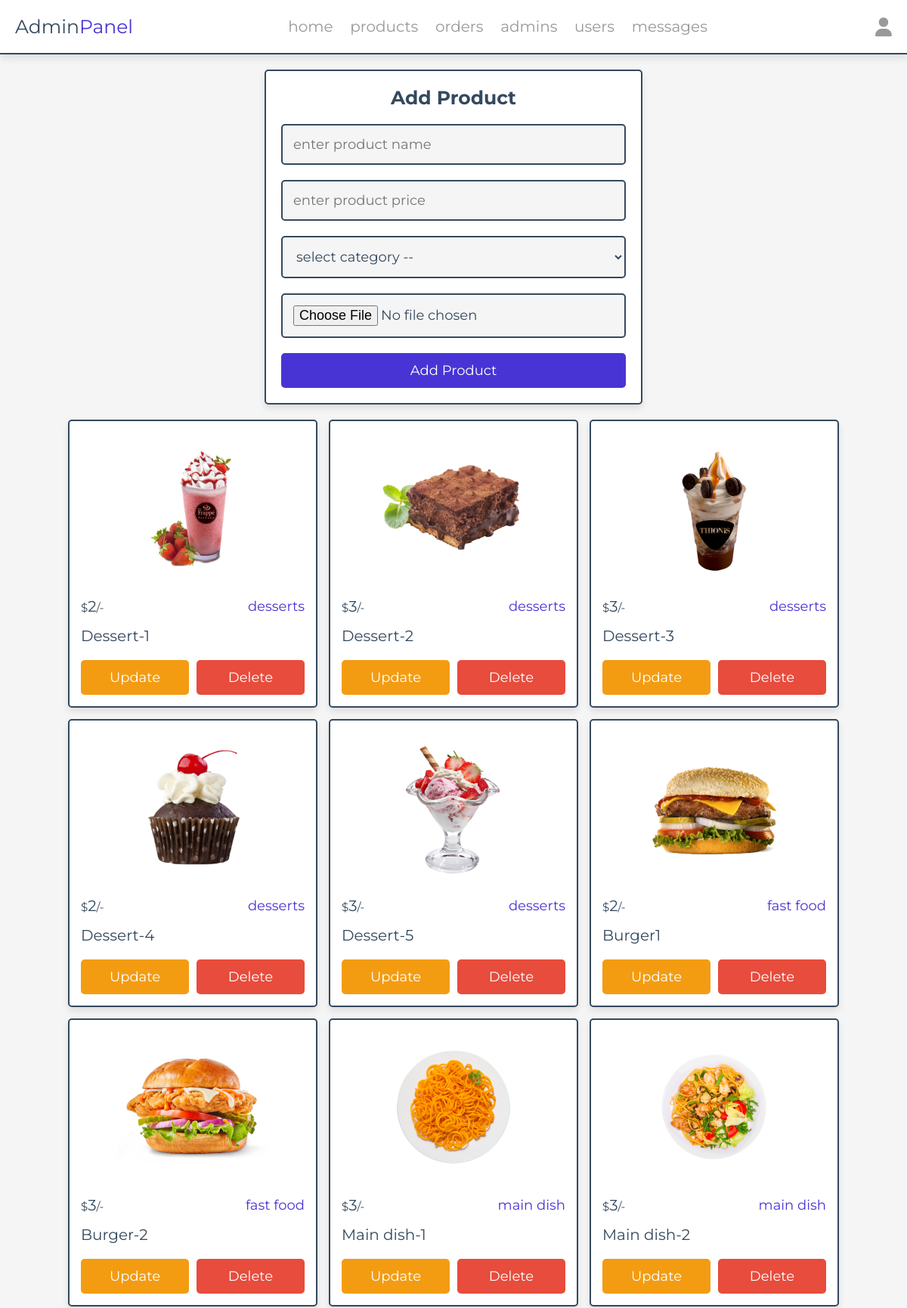
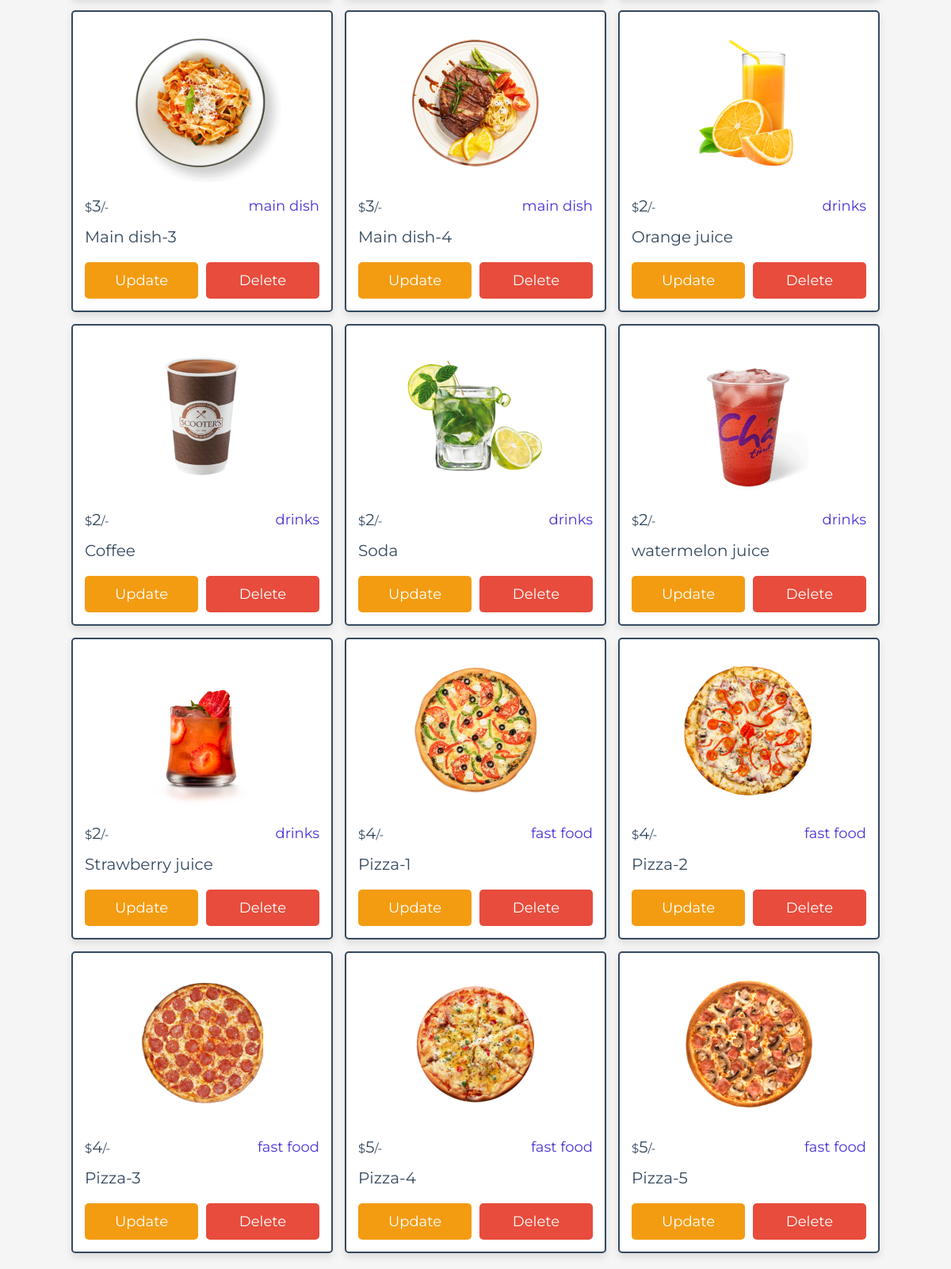
The app's page /admin/products.php (signed in) with its own data (2 pictures, top to bottom).
### tables this page shows
CREATE TABLE `products` (
  `id` int(100) NOT NULL,
  `name` varchar(100) NOT NULL,
  `category` varchar(100) NOT NULL,
  `price` int(10) NOT NULL,
  `image` varchar(100) NOT NULL
);

### admin/products.php (the view, shortened to what this page needs)
<?php
include '../components/connect.php';
?>
<!DOCTYPE html>
<html lang="en">
<head>
   <link rel="stylesheet" href="https://cdnjs.cloudflare.com/ajax/libs/font-awesome/6.1.1/css/all.min.css">
   <link rel="stylesheet" href="../css/admin_style.css">
</head>
<body>
<?php include '../components/admin_header.php' ?>
<section class="add-products">
   <form action="" method="POST" enctype="multipart/form-data">
      <h3>add product</h3>
      <input type="text" required placeholder="enter product name" name="name" maxlength="100" class="box">
      <input type="number" min="0" max="9999999999" required placeholder="enter product price" name="price" onkeypress="if(this.value.length == 10) return false;" class="box">
      <select name="category" class="box" required>
         <option value="" disabled selected>select category --</option>
      </select>
      <input type="file" name="image" class="box" accept="image/jpg, image/jpeg, image/png, image/webp" required>
      <input type="submit" value="add product" name="add_product" class="btn">
   </form>
</section>
<section class="show-products" style="padding-top: 0;">
   <div class="box-container">
   <?php
      $show_products = $conn->prepare("SELECT * FROM `products`");
      $show_products->execute();
      if($show_products->rowCount() > 0){
         while($fetch_products = $show_products->fetch(PDO::FETCH_ASSOC)){
   ?>
   <div class="box">
      <img src="../uploaded_img/<?= $fetch_products['image']; ?>" alt="">
      <div class="flex">
         <div class="price"><span>$</span><?= $fetch_products['price']; ?><span>/-</span></div>
         <div class="category"><?= $fetch_products['category']; ?></div>
      </div>
      <div class="name"><?= $fetch_products['name']; ?></div>
      <div class="flex-btn">
         <a href="update_product.php?update=<?= $fetch_products['id']; ?>" class="option-btn">update</a>
         <a href="products.php?delete=<?= $fetch_products['id']; ?>" class="delete-btn" onclick="return confirm('delete this product?');">delete</a>
      </div>
   </div>
   <?php
         }
      }else{
         echo '<p class="empty">no products added yet!</p>';
      }
   ?>
   </div>
</section>
</body>
</html>

### css/admin_style.css (style rules this page uses)
:root { --main-color:#4834d4; --red:#e74c3c; --orange:#f39c12; --black:#34495e; --white:#fff; --light-bg:#f5f5f5; --light-color:#999; --border:.2rem solid var(--black); --box-shadow:0 .5rem 1rem rgba(0,0,0,.1); }
* { font-family: 'Montserrat', sans-serif; margin:0; padding:0; box-sizing: border-box; text-decoration: none; outline: none; border:none; }
html { font-size: 62.5%; overflow-x: hidden; }
body { background-color: var(--light-bg); }
section { max-width: 1200px; margin:0 auto; padding:2rem; }
.btn, .delete-btn, .option-btn { display: block; margin-top: 1rem; border-radius: .5rem; cursor: pointer; width: 100%; font-size: 1.8rem; color:var(--white); padding:1.2rem 3rem; text-transform: capitalize; text-align: center; }
.btn { background-color: var(--main-color); }
.delete-btn { background-color: var(--red); }
.option-btn { background-color: var(--orange); }
.flex-btn { display: flex; gap:1rem; }
.add-products form { margin:0 auto; max-width: 50rem; background-color: var(--white); border-radius: .5rem; box-shadow: var(--box-shadow); border:var(--border); padding:2rem; text-align: center; }
.add-products form h3 { margin-bottom: 1rem; font-size: 2.5rem; color:var(--black); text-transform: capitalize; }
.add-products form .box { background-color: var(--light-bg); border:var(--border); width: 100%; padding:1.4rem; font-size: 1.8rem; color:var(--black); border-radius: .5rem; margin: 1rem 0; }
.show-products .box-container { display: grid; grid-template-columns: repeat(auto-fit, 33rem); gap:1.5rem; justify-content: center; align-items: flex-start; }
.show-products .box-container .box { background-color: var(--white); border-radius: .5rem; box-shadow: var(--box-shadow); border:var(--border); padding:1.5rem; }
.show-products .box-container .box img { width: 100%; height: 20rem; object-fit: contain; margin-bottom: 1rem; }
.show-products .box-container .box .name { font-size: 2rem; color:var(--black); padding:1rem 0; }
.show-products .box-container .box .flex { display: flex; align-items: center; gap:1rem; justify-content: space-between; }
.show-products .box-container .box .flex .category { font-size: 1.8rem; color:var(--main-color); }
.show-products .box-container .box .flex .price { font-size: 2rem; color:var(--black); margin:.5rem 0; }
.show-products .box-container .box .flex .price span { font-size: 1.5rem; }

### records on screen
products: image (picture), price "2", category "desserts", name "Dessert-1"
products: image (picture), price "3", category "desserts", name "Dessert-2"
products: image (picture), price "3", category "desserts", name "Dessert-3"
products: image (picture), price "2", category "desserts", name "Dessert-4"
products: image (picture), price "3", category "desserts", name "Dessert-5"
products: image (picture), price "2", category "fast food", name "Burger1"
products: image (picture), price "3", category "fast food", name "Burger-2"
products: image (picture), price "3", category "main dish", name "Main dish-1"
products: image (picture), price "3", category "main dish", name "Main dish-2"
products: image (picture), price "3", category "main dish", name "Main dish-3"
products: image (picture), price "3", category "main dish", name "Main dish-4"
products: image (picture), price "2", category "drinks", name "Orange juice"
products: image (picture), price "2", category "drinks", name "Coffee"
products: image (picture), price "2", category "drinks", name "Soda"
products: image (picture), price "2", category "drinks", name "watermelon juice"
products: image (picture), price "2", category "drinks", name "Strawberry juice"
products: image (picture), price "4", category "fast food", name "Pizza-1"
products: image (picture), price "4", category "fast food", name "Pizza-2"
products: image (picture), price "4", category "fast food", name "Pizza-3"
products: image (picture), price "5", category "fast food", name "Pizza-4"
products: image (picture), price "5", category "fast food", name "Pizza-5"
